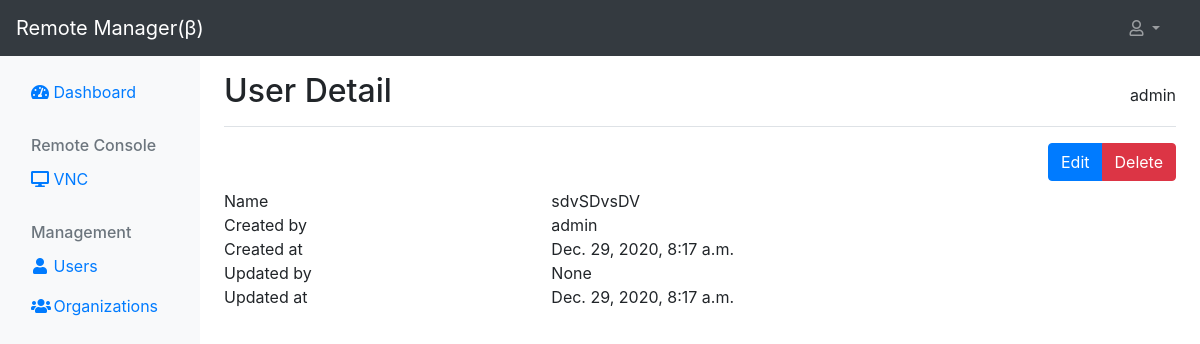
/org/detail/1 (signed in), run on the app's committed database.
### main/models.py (models this page shows, shortened)
class Organization(models.Model):
    name = models.CharField(
        max_length=100,
        unique=True
    )
    created_by = models.ForeignKey(
        settings.AUTH_USER_MODEL,
        null=True,
        on_delete=models.SET_NULL,
        related_name='group_created_by'
    )
    created_at = models.DateTimeField(
        auto_now_add=True,
        null=True,
    )
    updated_by = models.ForeignKey(
        settings.AUTH_USER_MODEL,
        null=True,
        blank=True,
        on_delete=models.SET_NULL,
        related_name='group_updated_by'
    )
    updated_at = models.DateTimeField(
        auto_now=True,
        null=True
    )

class CustomUser(AbstractUser):
    organization = models.ForeignKey(
        Organization,
        null=True,
        blank=True,
        on_delete=models.SET_NULL,
    )
    is_active = models.BooleanField(
        default=True,
    )
    is_staff = models.BooleanField(
        default=False,
    )
    created_by = models.ForeignKey(
        settings.AUTH_USER_MODEL,
        null=True,
        on_delete=models.SET_NULL,
        related_name='user_created_by'
    )
    created_at = models.DateTimeField(
        auto_now_add=True,
        null=True
    )
    updated_by = models.ForeignKey(
        settings.AUTH_USER_MODEL,
        null=True,
        blank=True,
        on_delete=models.SET_NULL,
        related_name='user_updated_by'
    )
    updated_at = models.DateTimeField(
        auto_now=True,
        null=True
    )
    def __str__(self):
        return self.username

### main/views.py (the view)
# urls.py: path('org/detail/<str:pk>', views.OrgDetailView.as_view(), name='org_detail')
class OrgDetailView(LoginRequiredMixin, UserPassesTestMixin, DeleteView):
    model = Organization
    template_name = 'main/org_detail.html'
    success_url = reverse_lazy('org_list')
    def test_func(self):
        return self.request.user.is_staff

### main/templates/main/org_detail.html (shortened to what this page needs)
{% extends 'main/base.html' %}
{% block content %}
    <div class="d-flex justify-content-between flex-wrap flex-md-nowrap align-items-center pt-3 pb-2 mb-3 border-bottom">
        <h1 class="h2">User Detail</h1>
        {{ organization.created_by }}
    </div>
    <div>
        <div class="my-2 text-right">
            <div class="btn-group">
                <a href="{% url 'org_update' organization.id %}" class="btn btn-primary" aria-current="page">Edit</a>
                <button type="button" class="btn btn-danger" data-toggle="modal" data-target="#deleteModal">
                    Delete
                </button>
            </div>
        </div>
        <div>
            <div class="row">
                <div class="col-4">
                    Name
                </div>
                <div class="col-8">
                    {{ organization.name }}
                </div>
            </div>
            <div class="row">
                <div class="col-4">
                    Created by
                </div>
                <div class="col-8">
                    {{ organization.created_by }}
                </div>
            </div>
            <div class="row">
                <div class="col-4">
                    Created at
                </div>
                <div class="col-8">
                    {{ organization.created_at }}
                </div>
            </div>
            <div class="row">
                <div class="col-4">
                    Updated by
                </div>
                <div class="col-8">
                    {{ organization.updated_by }}
                </div>
            </div>
            <div class="row">
                <div class="col-4">
                    Updated at
                </div>
                <div class="col-8">
                    {{ organization.updated_at }}
                </div>
            </div>
        </div>
    </div>
{% endblock %}

### data on the page
Organization: created_by "admin", name "sdvSDvsDV", created_at "Dec. 29, 2020, 8:17 a.m.", updated_by "None", updated_at "Dec. 29, 2020, 8:17 a.m."
